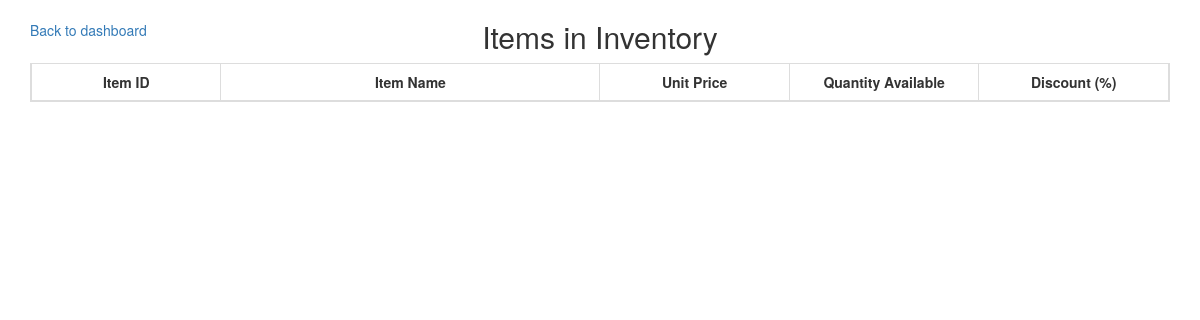
Before: /details/item_list (signed in) with the older database file.
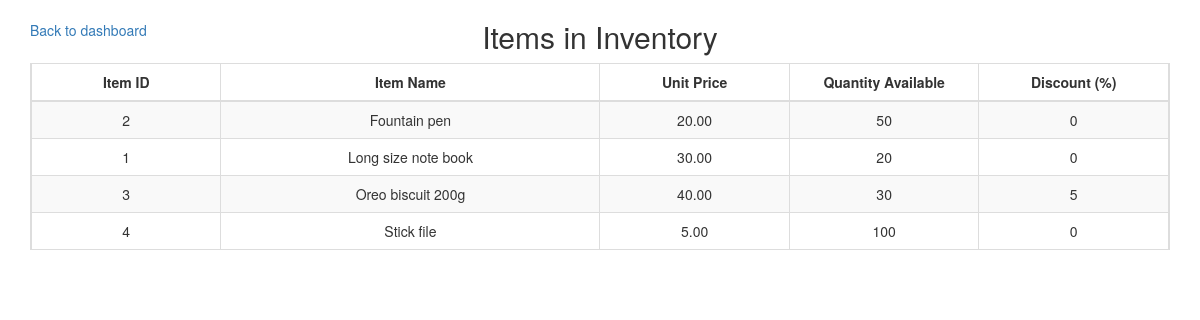
After: the same page with the newer database file.
### details/models.py (models this page shows, shortened)
class Item(models.Model):
    item_name  = models.CharField(max_length = 100, default = 'Item Name')
    unit_price = models.DecimalField(max_digits = 6, decimal_places = 2, default = 0.0)
    qty_avail  = models.IntegerField(default = 0)
    discount   = models.IntegerField(default = 0)
    class Meta:
        ordering = ('item_name',)

### details/views.py (the view)
def item_list(request):
    if request.user.is_authenticated():
        items = Item.objects.all()
        ids = []
        names = []
        qtys = []
        prices = []
        discounts = []
        for i in items:
            ids.append(i.id)
            names.append(i.item_name)
            qtys.append(i.qty_avail)
            prices.append(i.unit_price)
            discounts.append(i.discount)
        return render(request,"item_list.html",{ 'details' : zip(ids,names,prices,qtys,discounts)})
    else:
        return HttpResponse("Please authenticate yourself.")

### details/templates/item_list.html (shortened to what this page needs)
<!DOCTYPE html>
<html>
  <head>
    {% load staticfiles %}
    <link rel="stylesheet" type="text/css" href="{% static 'bootstrap-3.3.7-dist/css/bootstrap.min.css' %}">
    <link rel="stylesheet" type="text/css" href="{% static 'bootstrap-3.3.7-dist/css/bootstrap-theme.min.css' %}">
  </head>
  <body>
    <div class="container">
        <div class="row">
          <div class="col-md-2">
            <br>
            <a href="/users/dashboard">Back to dashboard</a>
          </div>
          <div class="col-md-8 text-center">
            <h2>Items in Inventory</h2>
          </div>
        </div>
        <table class="table table-bordered table-striped" id="table0">
          <thead>
            <tr class="row">
              <th class="col-md-2 text-center">Item ID</th>
              <th class="col-md-4 text-center">Item Name</th>
              <th class="col-md-2 text-center">Unit Price</th>
              <th class="col-md-2 text-center">Quantity Available</th>
              <th class="col-md-2 text-center">Discount (%)</th>
            </tr>
          </thead>
          <tbody>
            {% for id,name,price,qty,discount in details %}
              <tr class="row">
                <td class="col-md-2 text-center">{{ id }}</td>
                <td class="col-md-4 text-center">{{ name }}</td>
                <td class="col-md-2 text-center">{{ price }}</td>
                <td class="col-md-2 text-center">{{ qty }}</td>
                <td class="col-md-2 text-center">{{ discount }}</td>
              </tr>
            {% endfor %}
          </tbody>
        </table>
    </div>
  </body>
</html>

### details/templates/item_list.html (style rules this page uses)
.table > tbody > tr > td { vertical-align: middle; }

Changed rows visible on the page:
added Item: id "2", item_name "Fountain pen", unit_price "20.00", qty_avail "50", discount "0"
added Item: id "1", item_name "Long size note book", unit_price "30.00", qty_avail "20", discount "0"
added Item: id "3", item_name "Oreo biscuit 200g", unit_price "40.00", qty_avail "30", discount "5"
added Item: id "4", item_name "Stick file", unit_price "5.00", qty_avail "100", discount "0"
